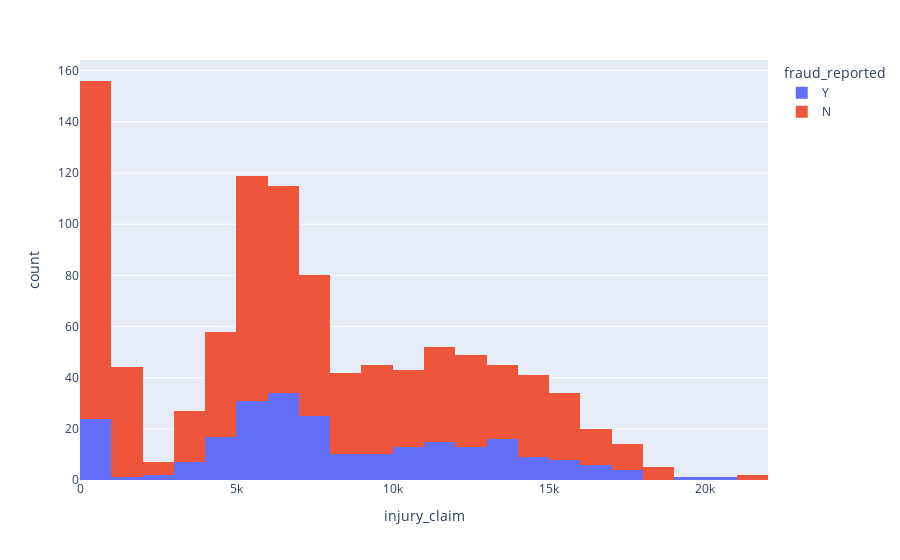

The code cell stored with this chart in its notebook:
### Code cell
fig = px.histogram(df,x="injury_claim",color='fraud_reported')
fig.show()

### Figure 1 — Plotly figure (JSON) as saved in the notebook; plotly's stock layout.template omitted (floating-point values rounded to 4 significant figures; data arrays with more than 128 entries replaced by an {"elided": "..."} marker saying what was removed)
{"data": [{"alignmentgroup": "True", "bingroup": "x", "hovertemplate": "fraud_reported=Y<br>injury_claim=%{x}<br>count=%{y}<extra></extra>", "legendgroup": "Y", "marker": {"color": "#636efa", "pattern": {"shape": ""}}, "name": "Y", "offsetgroup": "Y", "orientation": "v", "showlegend": true, "type": "histogram", "x": {"elided": "247 int values"}, "xaxis": "x", "yaxis": "y"}, {"alignmentgroup": "True", "bingroup": "x", "hovertemplate": "fraud_reported=N<br>injury_claim=%{x}<br>count=%{y}<extra></extra>", "legendgroup": "N", "marker": {"color": "#EF553B", "pattern": {"shape": ""}}, "name": "N", "offsetgroup": "N", "orientation": "v", "showlegend": true, "type": "histogram", "x": {"elided": "753 int values"}, "xaxis": "x", "yaxis": "y"}], "layout": {"barmode": "relative", "legend": {"title": {"text": "fraud_reported"}, "tracegroupgap": 0}, "margin": {"t": 60}, "xaxis": {"anchor": "y", "domain": [0, 1], "title": {"text": "injury_claim"}}, "yaxis": {"anchor": "x", "domain": [0, 1], "title": {"text": "count"}}}}
